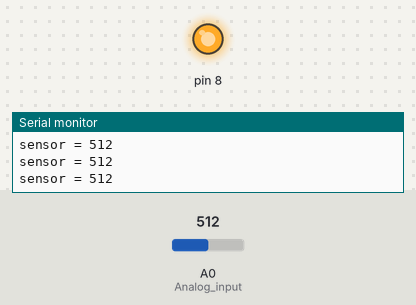
Bench run of a sketch on a simulated Arduino Uno, built with avr-gcc and run on an emulated ATmega328P. Shown: output pins drawn as LEDs (lit = HIGH), the last lines printed to the serial monitor. The test bench sets the inputs (shaded band); at power-on: A0 (Analog_input) = 512.

Above: at 1.2 s.
1.3 s: A0 (Analog_input) set to 107
2.8 s: A0 (Analog_input) set to 96
At 4.0 s:
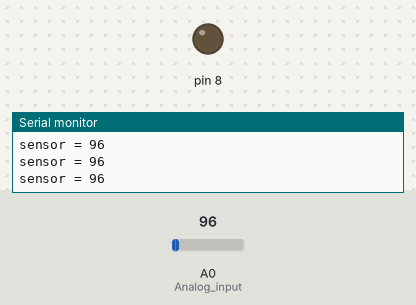
4.3 s: A0 (Analog_input) set to 122
At 5.5 s:
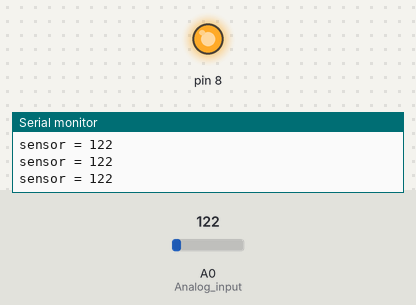
5.8 s: A0 (Analog_input) set to 90
At 6.8 s:
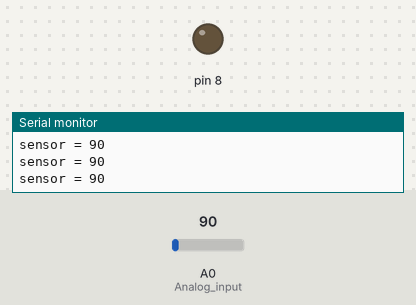
Timing chart, 0 to 8.3 s (numbered marks = the images above; inputs shaded):
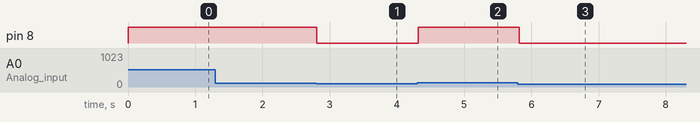

The sketch:

flexsensor_input.ino
```cpp
int sensor = 0;

void setup()
{
  pinMode(A0, INPUT); //Analog input
  pinMode(8, OUTPUT);
  Serial.begin(9600);
}

void loop()
{
  sensor = analogRead(A0);
  if (sensor > 100) {
    digitalWrite(8, HIGH);
  }
  else {
    digitalWrite(8, LOW);
  }
  Serial.print("sensor = ");
  Serial.println(sensor);
  delay(100); // Wait for 100 millisecond(s)
}
```

Measured:
- the behaviour switches between 101 and 100 on A0 (Analog_input) (found by bisection; images 0 and 1)
- after the input at 2.8 s, pin 8: HIGH → LOW at once
- after the input at 4.3 s, pin 8: LOW → HIGH at once
- after the input at 5.8 s, pin 8: HIGH → LOW at once
